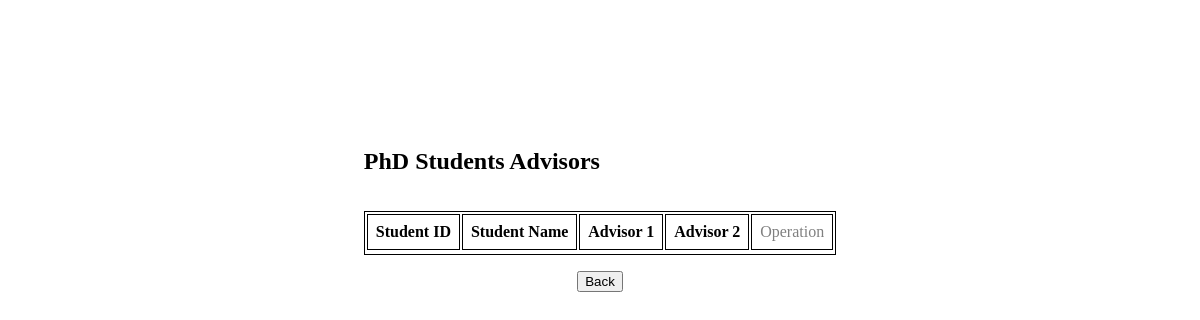
The page /src/advisor.php on the database as committed earlier.
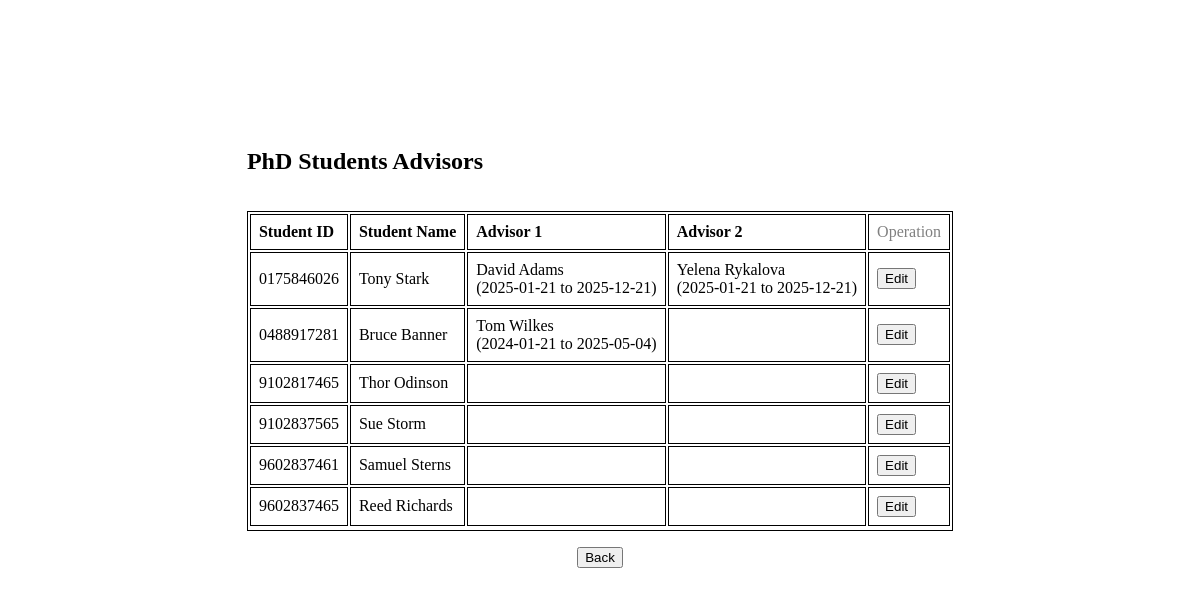
The same page on the database as committed later.
### tables this page shows
create table advise
(
    instructor_id varchar(8),
    student_id    varchar(10),
    start_date    date not null,
    end_date      date,
    primary key (instructor_id, student_id),
    foreign key (instructor_id) references instructor (instructor_id)
        on delete cascade,
    foreign key (student_id) references PhD (student_id)
        on delete cascade
);

create table student
(
    student_id varchar(10),
    name       varchar(20) not null,
    email      varchar(50) not null,
    dept_name  varchar(100),
    primary key (student_id),
    foreign key (dept_name) references department (dept_name)
        on delete set null
);

create table instructor
(
    instructor_id   varchar(10),
    instructor_name varchar(50) not null,
    title           varchar(30),
    dept_name       varchar(100),
    email           varchar(50) not null,
    primary key (instructor_id)
);

create table PhD
(
    student_id                varchar(10),
    qualifier                 varchar(30),
    proposal_defence_date     date,
    dissertation_defence_date date,
    primary key (student_id),
    foreign key (student_id) references student (student_id)
        on delete cascade
);

### src/common/pdo.php (called while the page is built, shortened)
<?php
function pdo_connect(): PDO
{
    $config = require __DIR__ . '/config.php';
    $database_config = $config['database'];
    $host = $database_config['host'];
    $dbname = $database_config['dbname'];
    $username = $database_config['username'];
    $password = $database_config['password'];
    return new PDO(
        "mysql:host=$host;dbname=$dbname;charset=utf8mb4",
        $username,
        $password,
        [
            PDO::ATTR_ERRMODE => PDO::ERRMODE_EXCEPTION,
            PDO::ATTR_DEFAULT_FETCH_MODE => PDO::FETCH_ASSOC,
            PDO::ATTR_EMULATE_PREPARES => false
        ]
    );
}
function pdo_instance(bool $original = false): PDO|null
{
    static $pdo;
    if ($original) {
        return $pdo;
    }
    if (!$pdo) {
        $pdo = pdo_connect();
    }
    return $pdo;
}
function execute(PDOStatement $stmt, array $params = []): bool
{
    return $stmt->execute();
}

### src/service/student.php (called while the page is built, shortened)
<?php
require_once __DIR__ . '/../minimal.php';
function get_all_phd(): array
{
    $stmt = pdo_instance()->prepare(
        "
            SELECT * FROM PhD
            JOIN student ON student.student_id = phd.student_id
        "
    );
    execute($stmt);
    return $stmt->fetchAll();
}
function get_phd_and_advisors(): array
{
    $stmt = pdo_instance()->prepare(
        "
            SELECT * FROM advise
            JOIN student ON advise.student_id = student.student_id
            JOIN instructor ON advise.instructor_id = instructor.instructor_id
        "
    );
    execute($stmt);
    $advise_records = $stmt->fetchAll();
    return array_reduce($advise_records, function ($result, $record) {
        $result[$record['student_id']][] = $record;
        return $result;
    }, []);
}

### src/minimal.php (called while the page is built, shortened)
<?php
require_once __DIR__ . '/common/pdo.php';
function build_url(string $url, array $params = []): string
{
    $query_string = $params ? '?' . http_build_query($params, '', '&') : '';
    return $url . $query_string;
}

### src/advisor.php (the view, shortened to what this page needs)
<?php
require_once 'minimal.php';
$phd_and_advisors = get_phd_and_advisors();
$phd_having_advisors = array_keys($phd_and_advisors);
$phd_having_no_advisors = [];
foreach (get_all_phd() as $phd) {
    if (!in_array($phd['student_id'], $phd_having_advisors)) {
        $phd_having_no_advisors[] = $phd;
    }
}
$instructor_id = $_GET['instructor_id'] ?? '';
$back_url = $instructor_id ?
    build_url(Page::INSTRUCTOR, ['instructor_id' => $instructor_id]) :
    Page::ADMIN;
function get_edit_url(string $student_id): string
{
    return build_url(Page::EDIT_ADVISOR, [
        'student_id' => $student_id,
        'instructor_id' => $_GET['instructor_id'] ?? ''
    ]);
}
function get_advisor_desc(array|null $record): string
{
    if (!$record) {
        return '';
    }
    return "{$record['instructor_name']} <br/> ({$record['start_date']} to {$record['end_date']})";
}
?>
<html lang="en">
<head>
</head>
<body style="height: 100%;">
<div style="display: flex; justify-content: center; margin-top: 16vh;">
  <div style="display: flex; flex-direction: column; gap: 1rem;">
    <h2>PhD Students Advisors</h2>
    <table style="width: 100%;">
      <tr style="font-weight: bold;">
        <td>Student ID</td>
        <td>Student Name</td>
        <td>Advisor 1</td>
        <td>Advisor 2</td>
        <td style="font-weight: normal; color: gray;">Operation</td>
      </tr>
        <?php foreach ($phd_and_advisors as $records): ?>
          <tr>
            <td><?= $records[0]['student_id'] ?></td>
            <td><?= $records[0]['name'] ?></td>
            <td><?= get_advisor_desc($records[0] ?? null) ?></td>
            <td><?= get_advisor_desc($records[1] ?? null) ?></td>
            <td>
              <a href="<?= get_edit_url($records[0]['student_id']) ?>">
                <button>Edit</button>
              </a>
            </td>
          </tr>
        <?php endforeach ?>
        <?php foreach ($phd_having_no_advisors as $phd): ?>
          <tr>
            <td><?= $phd['student_id'] ?></td>
            <td><?= $phd['name'] ?></td>
            <td></td>
            <td></td>
            <td>
              <a href="<?= get_edit_url($phd['student_id']) ?>">
                <button>Edit</button>
              </a>
            </td>
          </tr>
        <?php endforeach ?>
    </table>
    <div style="display: flex; justify-content: center;">
      <a href="<?= $back_url ?>">
        <button>Back</button>
      </a>
    </div>
  </div>
</div>
</body>
</html>

Rows that differ between the two databases and show on the page:
added advise: student.student_id "0175846026", student.name "Tony Stark", instructor.instructor_name "David Adams", start_date "2025-01-21", end_date "2025-12-21"
now on this page (row unchanged): instructor: instructor_name "Yelena Rykalova"
added advise: start_date "2025-01-21", end_date "2025-12-21"
added advise: student.student_id "0488917281", student.name "Bruce Banner", instructor.instructor_name "Tom Wilkes", start_date "2024-01-21", end_date "2025-05-04"
added phd: student_id.student_id "9102817465", student_id.name "Thor Odinson"
added phd: student_id.student_id "9102837565", student_id.name "Sue Storm"
added phd: student_id.student_id "9602837461", student_id.name "Samuel Sterns"
added phd: student_id.student_id "9602837465", student_id.name "Reed Richards"
